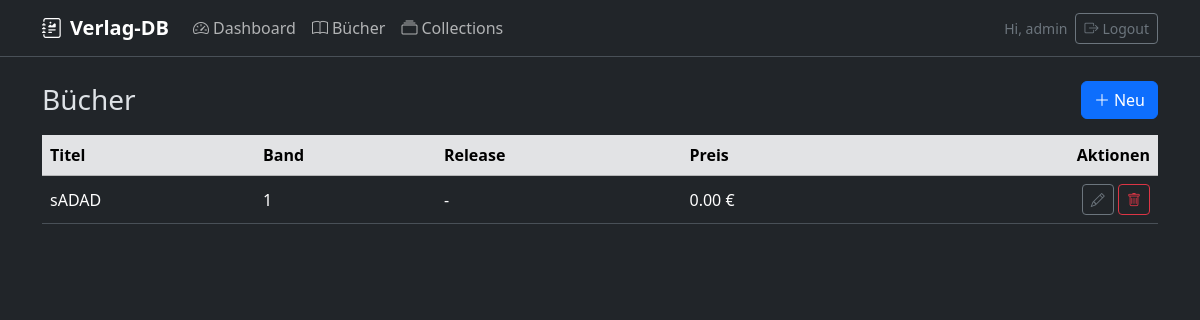
/books (signed in), run on the app's committed database.
### models.py (models this page shows)
class User(Base):
    __tablename__ = "users"
    id: Mapped[int] = mapped_column(Integer, primary_key=True, autoincrement=True)
    username: Mapped[str] = mapped_column(String(255), unique=True, nullable=False)
    email: Mapped[str | None] = mapped_column(String(255), unique=True)
    password_hash: Mapped[str] = mapped_column(String(255), nullable=False)
    role: Mapped[str] = mapped_column(String(10), default="user")  # 'user' | 'admin'
    collections: Mapped[list["Collection"]] = relationship(back_populates="owner", cascade="all, delete-orphan")
    books: Mapped[list["Book"]] = relationship(back_populates="owner", cascade="all, delete-orphan")

class Book(Base):
    __tablename__ = "books"
    id: Mapped[int] = mapped_column(Integer, primary_key=True, autoincrement=True)
    user_id: Mapped[int] = mapped_column(ForeignKey("users.id", ondelete="CASCADE"), nullable=False, index=True)
    collection_id: Mapped[int | None] = mapped_column(ForeignKey("collections.id", ondelete="SET NULL"))
    cover: Mapped[str | None] = mapped_column(String(500))
    title: Mapped[str] = mapped_column(String(255), nullable=False, index=True)
    description: Mapped[str] = mapped_column(Text, default="")
    price: Mapped[float] = mapped_column(Float, default=0.0)
    release_date: Mapped[Date | None] = mapped_column(Date)
    volumeNumber: Mapped[int] = mapped_column(Integer, default=1)
    isbn13: Mapped[str | None] = mapped_column(String(13))
    owner: Mapped["User"] = relationship(back_populates="books")
    collection: Mapped["Collection"] = relationship(back_populates="books")

### app.py (the view, shortened to what this page needs)
@app.route('/books')
@login_required
def books():
    role = getattr(current_user, 'role', 'viewer')
    with SessionLocal() as db:
        if role == 'admin':
            rows = db.execute(select(Book)).scalars().all()
    return render_template('books.html', books=rows)

### app.py (called while the page is built)
@app.context_processor
def inject_user():
    return {"current_user": current_user}

### auth.py (called while the page is built)
@login_manager.user_loader
def load_user(user_id: str):
    with SessionLocal() as db:
        u = db.get(User, int(user_id))
        if u:
            return LoginUser(u)
        return None

### templates/books.html (shortened to what this page needs)
{% extends "base.html" %}
{% block content %}
<div class="d-flex justify-content-between align-items-center mb-3">
  <h1 class="h3 mb-0">Bücher</h1>
  <a class="btn btn-primary" href="{{ url_for('new_book') }}"><i class="bi bi-plus-lg me-1"></i>Neu</a>
</div>
<div class="table-responsive">
  <table class="table table-hover align-middle">
    <thead class="table-secondary">
      <tr>
        <th>Titel</th>
        <th>Band</th>
        <th>Release</th>
        <th>Preis</th>
        <th class="text-end">Aktionen</th>
      </tr>
    </thead>
    <tbody>
      {% for b in books %}
      <tr>
        <td>{{ b.title }}</td>
        <td>{{ b.volumeNumber or '-' }}</td>
        <td>{{ b.release_date or '-' }}</td>
        <td>{{ '%.2f'|format(b.price or 0) }} €</td>
        <td class="text-end">
          <a class="btn btn-sm btn-outline-secondary" href="{{ url_for('edit_book', bid=b.id) }}"><i class="bi bi-pencil"></i></a>
          <form method="post" action="{{ url_for('delete_book', bid=b.id) }}" class="d-inline" onsubmit="return confirm('Wirklich löschen?');">
            <button class="btn btn-sm btn-outline-danger"><i class="bi bi-trash"></i></button>
          </form>
        </td>
      </tr>
      {% else %}
      <tr><td colspan="5" class="text-secondary">Noch keine Bücher.</td></tr>
      {% endfor %}
    </tbody>
  </table>
</div>
{% endblock %}

### templates/base.html (shortened to what this page needs)
<!doctype html>
<html lang="de" data-bs-theme="dark">
  <head>
    <link href="https://cdn.jsdelivr.net/npm/bootstrap@5.3.3/dist/css/bootstrap.min.css" rel="stylesheet">
    <link href="https://cdn.jsdelivr.net/npm/bootstrap-icons@1.11.3/font/bootstrap-icons.css" rel="stylesheet">
    <link rel="stylesheet" href="{{ url_for('static', filename='styles.css') }}">
  </head>
  <body>
    <nav class="navbar navbar-expand-lg border-bottom sticky-top bg-body">
      <div class="container">
        <a class="navbar-brand d-flex align-items-center gap-2" href="{{ url_for('dashboard') }}">
          <i class="bi bi-journal-richtext"></i> <span>Verlag-DB</span>
        </a>
        <div class="collapse navbar-collapse" id="nav">
          <ul class="navbar-nav me-auto mb-2 mb-lg-0">
            {% if current_user.is_authenticated %}
              <li class="nav-item"><a class="nav-link" href="{{ url_for('dashboard') }}"><i class="bi bi-speedometer2 me-1"></i>Dashboard</a></li>
              <li class="nav-item"><a class="nav-link" href="{{ url_for('books') }}"><i class="bi bi-book me-1"></i>Bücher</a></li>
              <li class="nav-item"><a class="nav-link" href="{{ url_for('collections') }}"><i class="bi bi-collection me-1"></i>Collections</a></li>
            {% endif %}
          </ul>
          <div class="d-flex align-items-center gap-2">
            {% if current_user.is_authenticated %}
              <span class="text-secondary small">Hi, {{ current_user.username }}</span>
              <a class="btn btn-outline-secondary btn-sm" href="{{ url_for('logout') }}"><i class="bi bi-box-arrow-right me-1"></i>Logout</a>
            {% else %}
              <a class="btn btn-outline-primary btn-sm" href="{{ url_for('login') }}">Login</a>
              <a class="btn btn-primary btn-sm" href="{{ url_for('register') }}">Registrieren</a>
            {% endif %}
          </div>
        </div>
      </div>
    </nav>
    <main class="container py-4">
      {% block content %}{% endblock %}
    </main>
  </body>
</html>

### static/styles.css (style rules this page uses)
:root { --card-radius: 16px; }
.table>thead { position: sticky; top: 0; z-index: 1; }
.navbar .navbar-brand { font-weight: 600; }

### data on the page
User: username "admin"
Book: title "sADAD", volumeNumber "1", release_date "-", price "0.00"
